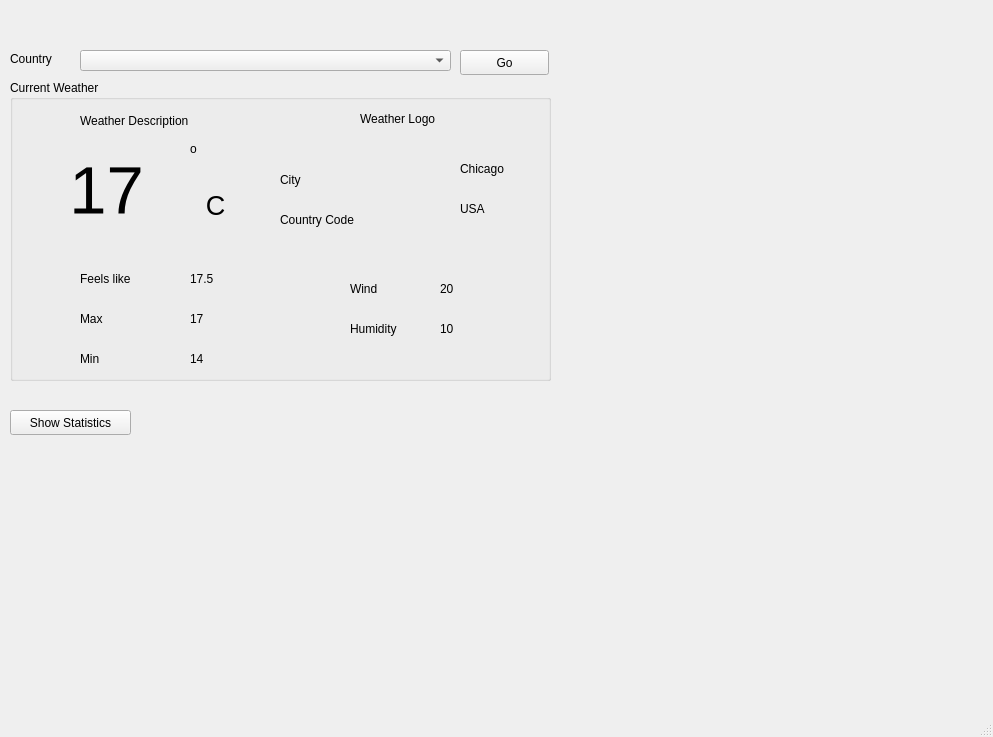
<?xml version="1.0" encoding="UTF-8"?>
<ui version="4.0">
 <class>MainWindow</class>
 <widget class="QMainWindow" name="MainWindow">
  <property name="geometry">
   <rect>
    <x>0</x>
    <y>0</y>
    <width>993</width>
    <height>737</height>
   </rect>
  </property>
  <property name="windowTitle">
   <string>MainWindow</string>
  </property>
  <widget class="QWidget" name="centralwidget">
   <widget class="QLabel" name="countrylbl">
    <property name="geometry">
     <rect>
      <x>10</x>
      <y>50</y>
      <width>67</width>
      <height>17</height>
     </rect>
    </property>
    <property name="text">
     <string>Country</string>
    </property>
   </widget>
   <widget class="QComboBox" name="countryComboBox">
    <property name="geometry">
     <rect>
      <x>80</x>
      <y>50</y>
      <width>371</width>
      <height>21</height>
     </rect>
    </property>
   </widget>
   <widget class="QPushButton" name="gobtn">
    <property name="geometry">
     <rect>
      <x>460</x>
      <y>50</y>
      <width>89</width>
      <height>25</height>
     </rect>
    </property>
    <property name="text">
     <string>Go</string>
    </property>
   </widget>
   <widget class="QGroupBox" name="groupBox">
    <property name="geometry">
     <rect>
      <x>10</x>
      <y>80</y>
      <width>541</width>
      <height>301</height>
     </rect>
    </property>
    <property name="title">
     <string>Current Weather</string>
    </property>
    <widget class="QLabel" name="desciptionlbl">
     <property name="geometry">
      <rect>
       <x>70</x>
       <y>30</y>
       <width>211</width>
       <height>21</height>
      </rect>
     </property>
     <property name="text">
      <string>Weather Description</string>
     </property>
    </widget>
    <widget class="QLabel" name="lblDescriptionlogo">
     <property name="geometry">
      <rect>
       <x>350</x>
       <y>30</y>
       <width>181</width>
       <height>17</height>
      </rect>
     </property>
     <property name="text">
      <string>Weather Logo</string>
     </property>
    </widget>
    <widget class="QLabel" name="lbltemp">
     <property name="geometry">
      <rect>
       <x>16</x>
       <y>70</y>
       <width>161</width>
       <height>81</height>
      </rect>
     </property>
     <property name="font">
      <font>
       <pointsize>50</pointsize>
      </font>
     </property>
     <property name="text">
      <string>17</string>
     </property>
     <property name="alignment">
      <set>Qt::AlignCenter</set>
     </property>
    </widget>
    <widget class="QLabel" name="label_4">
     <property name="geometry">
      <rect>
       <x>180</x>
       <y>60</y>
       <width>16</width>
       <height>17</height>
      </rect>
     </property>
     <property name="text">
      <string>o</string>
     </property>
    </widget>
    <widget class="QLabel" name="label_5">
     <property name="geometry">
      <rect>
       <x>190</x>
       <y>110</y>
       <width>31</width>
       <height>31</height>
      </rect>
     </property>
     <property name="font">
      <font>
       <pointsize>20</pointsize>
      </font>
     </property>
     <property name="text">
      <string>C</string>
     </property>
     <property name="alignment">
      <set>Qt::AlignCenter</set>
     </property>
    </widget>
    <widget class="QLabel" name="label_6">
     <property name="geometry">
      <rect>
       <x>340</x>
       <y>200</y>
       <width>71</width>
       <height>17</height>
      </rect>
     </property>
     <property name="text">
      <string>Wind</string>
     </property>
    </widget>
    <widget class="QLabel" name="lblwind">
     <property name="geometry">
      <rect>
       <x>430</x>
       <y>200</y>
       <width>21</width>
       <height>17</height>
      </rect>
     </property>
     <property name="text">
      <string>20</string>
     </property>
    </widget>
    <widget class="QLabel" name="label_8">
     <property name="geometry">
      <rect>
       <x>340</x>
       <y>240</y>
       <width>71</width>
       <height>17</height>
      </rect>
     </property>
     <property name="text">
      <string>Humidity</string>
     </property>
    </widget>
    <widget class="QLabel" name="lblhum">
     <property name="geometry">
      <rect>
       <x>430</x>
       <y>240</y>
       <width>21</width>
       <height>17</height>
      </rect>
     </property>
     <property name="text">
      <string>10</string>
     </property>
    </widget>
    <widget class="QLabel" name="label_10">
     <property name="geometry">
      <rect>
       <x>270</x>
       <y>90</y>
       <width>131</width>
       <height>20</height>
      </rect>
     </property>
     <property name="text">
      <string>City</string>
     </property>
    </widget>
    <widget class="QLabel" name="label_11">
     <property name="geometry">
      <rect>
       <x>270</x>
       <y>130</y>
       <width>141</width>
       <height>20</height>
      </rect>
     </property>
     <property name="text">
      <string>Country Code</string>
     </property>
    </widget>
    <widget class="QLabel" name="lblcity">
     <property name="geometry">
      <rect>
       <x>450</x>
       <y>80</y>
       <width>67</width>
       <height>17</height>
      </rect>
     </property>
     <property name="text">
      <string>Chicago</string>
     </property>
    </widget>
    <widget class="QLabel" name="lblcoun">
     <property name="geometry">
      <rect>
       <x>450</x>
       <y>120</y>
       <width>67</width>
       <height>17</height>
      </rect>
     </property>
     <property name="text">
      <string>USA</string>
     </property>
    </widget>
    <widget class="QLabel" name="label_14">
     <property name="geometry">
      <rect>
       <x>70</x>
       <y>190</y>
       <width>67</width>
       <height>17</height>
      </rect>
     </property>
     <property name="text">
      <string>Feels like</string>
     </property>
    </widget>
    <widget class="QLabel" name="lblFL">
     <property name="geometry">
      <rect>
       <x>180</x>
       <y>190</y>
       <width>51</width>
       <height>17</height>
      </rect>
     </property>
     <property name="text">
      <string>17.5</string>
     </property>
    </widget>
    <widget class="QLabel" name="label_2">
     <property name="geometry">
      <rect>
       <x>70</x>
       <y>230</y>
       <width>41</width>
       <height>17</height>
      </rect>
     </property>
     <property name="text">
      <string>Max</string>
     </property>
    </widget>
    <widget class="QLabel" name="lblMax">
     <property name="geometry">
      <rect>
       <x>180</x>
       <y>230</y>
       <width>51</width>
       <height>17</height>
      </rect>
     </property>
     <property name="text">
      <string>17</string>
     </property>
    </widget>
    <widget class="QLabel" name="label_7">
     <property name="geometry">
      <rect>
       <x>70</x>
       <y>270</y>
       <width>31</width>
       <height>17</height>
      </rect>
     </property>
     <property name="text">
      <string>Min</string>
     </property>
    </widget>
    <widget class="QLabel" name="lblMin">
     <property name="geometry">
      <rect>
       <x>180</x>
       <y>270</y>
       <width>51</width>
       <height>17</height>
      </rect>
     </property>
     <property name="text">
      <string>14</string>
     </property>
    </widget>
   </widget>
   <widget class="QPushButton" name="statisticsbtn">
    <property name="geometry">
     <rect>
      <x>10</x>
      <y>410</y>
      <width>121</width>
      <height>25</height>
     </rect>
    </property>
    <property name="text">
     <string>Show Statistics</string>
    </property>
   </widget>
  </widget>
  <widget class="QMenuBar" name="menubar">
   <property name="geometry">
    <rect>
     <x>0</x>
     <y>0</y>
     <width>993</width>
     <height>22</height>
    </rect>
   </property>
  </widget>
  <widget class="QStatusBar" name="statusbar"/>
 </widget>
 <resources/>
 <connections/>
</ui>
